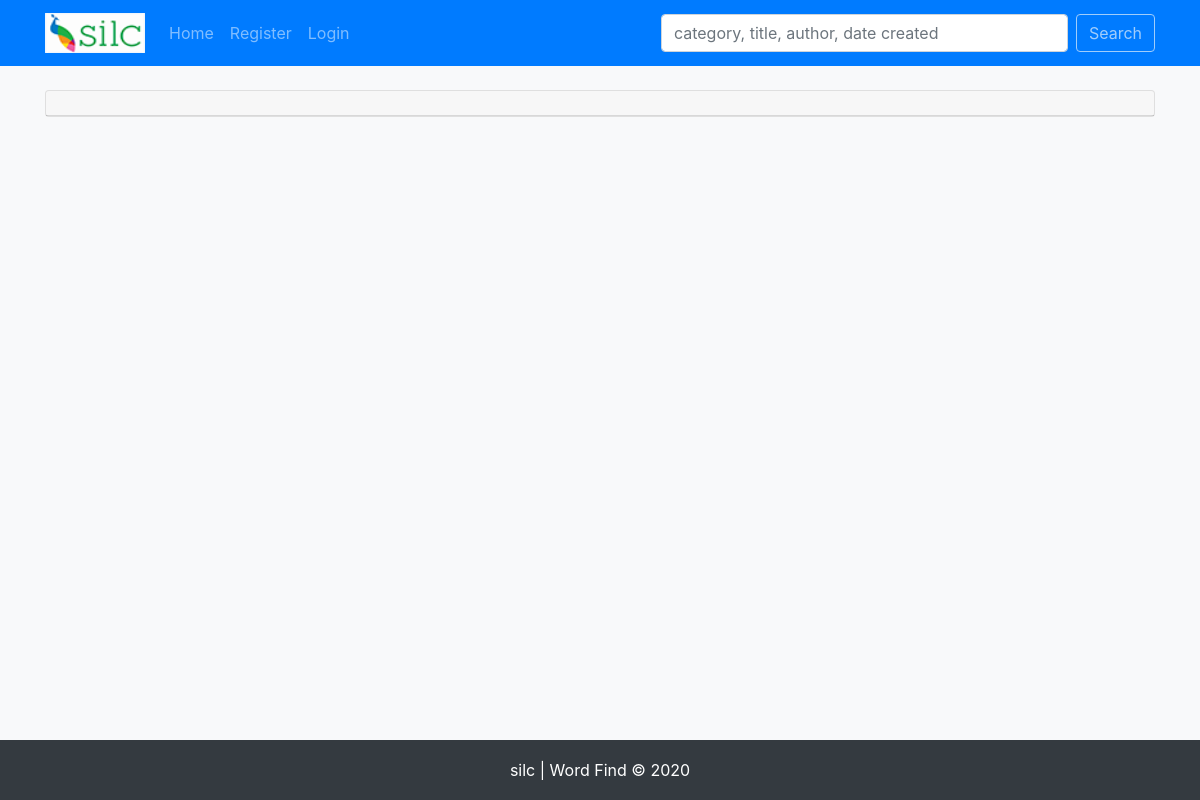
The page /category.php?categoryId=2 on the database as committed earlier.
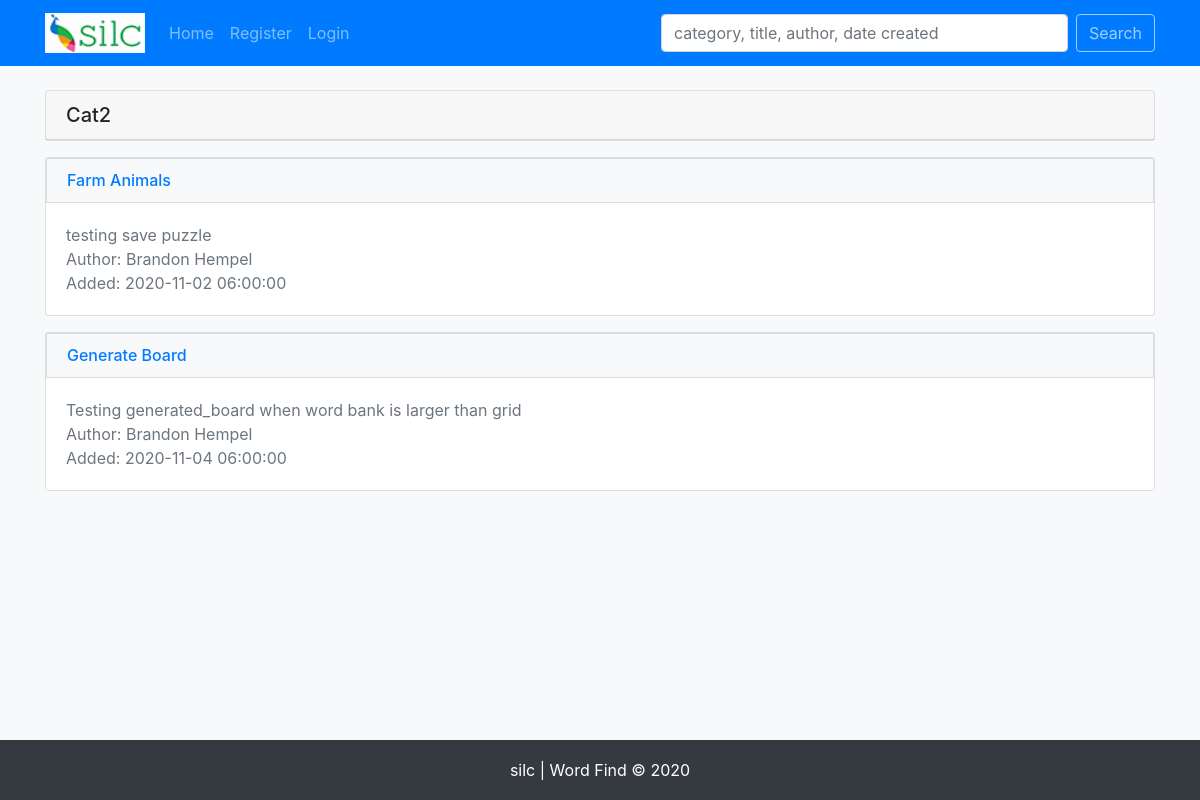
The same page on the database as committed later.
### tables this page shows
CREATE TABLE `categories` (
  `cat_id` int(11) NOT NULL,
  `cat_name` varchar(255) NOT NULL
);

CREATE TABLE `puzzles` (
  `puzzle_id` int(11) NOT NULL,
  `cat_id` varchar(255) NOT NULL,
  `title` varchar(255) NOT NULL,
  `description` varchar(255) NOT NULL,
  `user_id` int(11) NOT NULL,
  `created_on` timestamp NOT NULL DEFAULT current_timestamp(),
  `language` varchar(255) NOT NULL,
  `word_direction` varchar(255) NOT NULL,
  `height` int(11) NOT NULL DEFAULT 10,
  `width` int(11) NOT NULL DEFAULT 10,
  `share_chars` tinyint(1) NOT NULL DEFAULT 1,
  `filler_char_types` varchar(255) NOT NULL,
  `word_bank` longtext NOT NULL CHECK (json_valid(`word_bank`)),
  `board` longtext NOT NULL CHECK (json_valid(`board`)),
  `solution_directions` longtext NOT NULL CHECK (json_valid(`solution_directions`)),
  `answer_coordinates` longtext NOT NULL CHECK (json_valid(`answer_coordinates`))
);

CREATE TABLE `users` (
  `user_id` int(11) NOT NULL,
  `first_name` varchar(30) NOT NULL,
  `last_name` varchar(30) NOT NULL,
  `email` varchar(75) NOT NULL,
  `password` varchar(200) NOT NULL,
  `active` varchar(10) NOT NULL DEFAULT 'yes',
  `role` varchar(20) NOT NULL DEFAULT 'student',
  `modified_time` timestamp NOT NULL DEFAULT current_timestamp(),
  `created_time` timestamp NOT NULL DEFAULT current_timestamp()
);

### helpers/sessions.php (called while the page is built, shortened)
<?php
    function isLoggedIn(){
        if(isset($_SESSION['user_id'])){
            return true;
        } else {
            return false;
        }
    }

### helpers/functions.php (called while the page is built, shortened)
<?php
    function getCategoryById($categoryId, $pdo){
        $sql = "SELECT cat_name, puzzle_id, title, description, first_name, last_name, created_on
                FROM puzzles
                LEFT JOIN categories
                ON categories.cat_id = puzzles.cat_id
                INNER JOIN users
                ON users.user_id = puzzles.user_id
                WHERE puzzles.cat_id = :category_id
        ";
        $stmt = $pdo->prepare($sql);
        $stmt->execute(['category_id' => $categoryId]);
        return $stmt->fetchAll();
    }

### category.php (the view)
<?php
    $pageTitle = 'Word Find Category';
    include 'includes/header.php';
    $categoryId = $_GET['categoryId'];
    $category = getCategoryById($categoryId, $pdo);
    foreach($category as $cat){
        $data = ['cat_name' => $cat->cat_name];
    }
?>
<div class="card mt-4">
    <h5 class="card-header"><?php echo $data['cat_name']; ?></h5>
</div>
<?php foreach($category as $cat): ?>
    <div class="card mt-3">
        <div class="list-group">
            <h6 class="mb-0"><a href="puzzle.php?puzzleId=<?php echo $cat->puzzle_id; ?>" class="list-group-item list-group-item-action bg-light text-primary"><?php echo $cat->title; ?></a></h6>
            <div class="card-body">
                <p class="card-text text-muted">
                    <?php echo $cat->description; ?>
                    <br>Author: <?php echo $cat->first_name . ' ' . $cat->last_name; ?>
                    <br>Added: <?php echo $cat->created_on; ?>
                </p>
            </div>
        </div>
    </div>
<?php endforeach; ?>
<?php include('includes/footer.php'); ?>

### includes/header.php (shortened to what this page needs)
<?php
    require_once 'db.php';
    require_once 'helpers/functions.php';
    require_once 'helpers/sessions.php';
?>
<!DOCTYPE html PUBLIC '-//W3C//DTD XHTML 1.0 Transitional//EN''http://www.w3.org/TR/xhtml1/DTD/xhtml1-transitional.dtd'><html xmlns='http://www.w3.org/1999/xhtml' xml:lang='en' lang='en'>
<head>
    <link rel="stylesheet" href="https://stackpath.bootstrapcdn.com/bootstrap/4.5.2/css/bootstrap.min.css">
    <link rel="stylesheet" href="css/style.css">
</head>
<body class="d-flex flex-column">
    <nav class="navbar sticky-top navbar-expand-lg navbar-dark bg-primary">
        <div class="container">
            <a class="navbar-brand" href="index.php"><img src="images/logo.png"style="width:100px;height:40px;" alt="logo"></a>
            <div class="collapse navbar-collapse justify-content-between" id="navbarNavAltMarkup">
                <div class="navbar-nav">
                    <a href="index.php" class="nav-item nav-link <?php echo ($pageTitle == 'Word Find') ? ' active' : '' ; ?>">Home</a>
                <?php if(isLoggedIn()) : ?>
                    <a href="create_puzzle.php" class="nav-item nav-link <?php echo ($pageTitle == 'Word Find Puzzle Maker') ? ' active' : '' ; ?>">Create Puzzle</a>
                    <a href="?logout" class="nav-item nav-link">Logout</a>
                <?php else: ?>
                    <a href="" class="nav-item nav-link" data-toggle="modal" data-target="#registerModal">Register</a>
                    <a href="" id="loginBtn" class="nav-item nav-link" data-toggle="modal" data-target="#loginModal">Login</a>
                <?php endif; ?>
                </div>
                <form id="search" class="form-inline" action="search.php" method="post">
                    <input class="form-control mr-sm-2" type="search" name="query" placeholder="category, title, author, date created" onfocus="this.placeholder = ''" onblur="this.placeholder = 'category, title, author, date created'" size="33" aria-label="Search" value="<?php echo isset($_POST['query']) ? $_POST['query'] : ''; ?>">
                    <button class="btn btn-outline-light my-2 my-sm-0" type="submit">Search</button>
                </form>
            </div>
        </div>
    </nav>
    <main class="flex-fill pb-3 bg-light">
        <div class="container">

Rows that differ between the two databases and show on the page:
now on this page (row unchanged): categories: cat_name "Cat2"
now on this page (row edited): puzzles: title "Farm Animals", description "testing save puzzle", user.first_name "Brandon", user.last_name "Hempel", created_on "2020-11-02 06:00:00"
added puzzles: title "Generate Board", description "Testing generated_board when word bank is larger than grid", user.first_name "Brandon", user.last_name "Hempel", created_on "2020-11-04 06:00:00"
